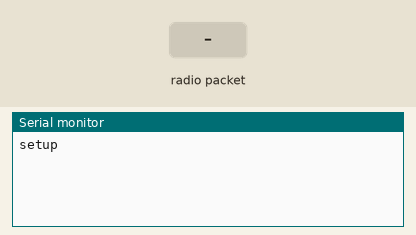
A sketch run on a simulated Arduino Nano, built with avr-gcc and run on an emulated ATmega328P. Parts: the last lines printed to the serial monitor. The inputs (shaded band) are chosen by the test bench. No radio packets arrive unless stated.

Above: at 1.2 s.
1.3 s: radio packet "1" arrives
At 2.3 s:
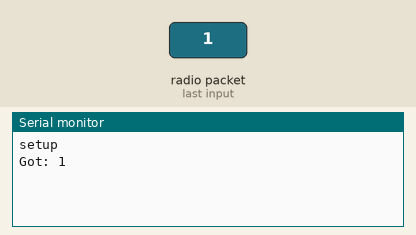
2.8 s: radio packet "0" arrives
At 3.5 s:
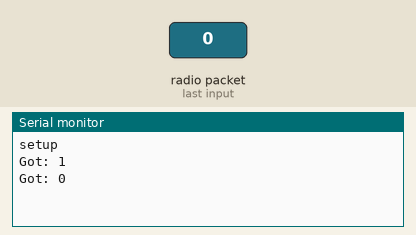
4.3 s: radio packet "2" arrives
At 4.6 s:
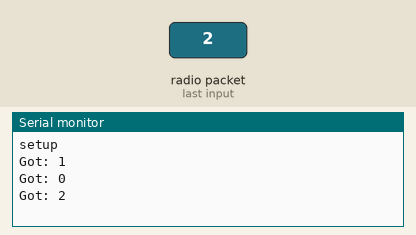

Measured:
- after the input at 1.3 s, the serial monitor: prints a new line at once (image 1)
- after the input at 2.8 s, the serial monitor: prints a new line at once (image 2)
- after the input at 4.3 s, the serial monitor: prints a new line at once (image 3)

The sketch:

VirtualWireRFSHOU.ino
```cpp
/*

接收模块 VCC GND  DATA- arduino nano D11脚

*/
#include <VirtualWire.h>

int count;
void setup(){
  Serial.begin(9600); // Debugging only
  Serial.println("setup"); //Prints "Setup" to the serial monitor
  vw_set_rx_pin(11);    // D12作为 RX引脚，也就是接RF接收模块的DATA引脚
  vw_set_ptt_inverted(true); // Required for DR3100
  vw_setup(4000);   // Bits per sec
  vw_rx_start();    // Start the receiver PLL running
}


void loop(){
  uint8_t buflen = VW_MAX_MESSAGE_LEN;
  uint8_t buf[VW_MAX_MESSAGE_LEN];
  if (vw_get_message(buf, &buflen)) // Non-blocking
  {
 int i;
    digitalWrite(13, true); // Flash a light to show received good message
 // Message with a good checksum received, dump it.
 Serial.print("Got: ");
 for (i = 0; i < buflen; i++)
 {
      char c = buf[i];
      Serial.print(c);
  // Serial.print(" ");
 }
   count++;
    // Serial.print(count);
 Serial.println("");
    digitalWrite(13, false);
  }

}
```
